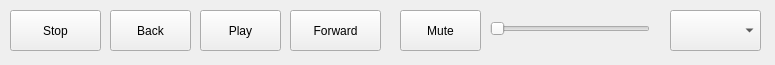
<?xml version="1.0" encoding="UTF-8"?>
<ui version="4.0">
 <class>PlayerControls</class>
 <widget class="QWidget" name="PlayerControls">
  <property name="geometry">
   <rect>
    <x>0</x>
    <y>0</y>
    <width>775</width>
    <height>65</height>
   </rect>
  </property>
  <property name="windowTitle">
   <string>Form</string>
  </property>
  <widget class="QPushButton" name="btnPlay">
   <property name="geometry">
    <rect>
     <x>200</x>
     <y>10</y>
     <width>81</width>
     <height>41</height>
    </rect>
   </property>
   <property name="text">
    <string>Play</string>
   </property>
  </widget>
  <widget class="QPushButton" name="btnMute">
   <property name="geometry">
    <rect>
     <x>400</x>
     <y>10</y>
     <width>81</width>
     <height>41</height>
    </rect>
   </property>
   <property name="text">
    <string>Mute</string>
   </property>
  </widget>
  <widget class="QPushButton" name="btnForward">
   <property name="geometry">
    <rect>
     <x>290</x>
     <y>10</y>
     <width>91</width>
     <height>41</height>
    </rect>
   </property>
   <property name="text">
    <string>Forward</string>
   </property>
  </widget>
  <widget class="QPushButton" name="btnBackward">
   <property name="geometry">
    <rect>
     <x>110</x>
     <y>10</y>
     <width>81</width>
     <height>41</height>
    </rect>
   </property>
   <property name="text">
    <string>Back</string>
   </property>
  </widget>
  <widget class="QPushButton" name="btnStop">
   <property name="geometry">
    <rect>
     <x>10</x>
     <y>10</y>
     <width>91</width>
     <height>41</height>
    </rect>
   </property>
   <property name="text">
    <string>Stop</string>
   </property>
  </widget>
  <widget class="QSlider" name="sliderVolume">
   <property name="geometry">
    <rect>
     <x>490</x>
     <y>20</y>
     <width>160</width>
     <height>18</height>
    </rect>
   </property>
   <property name="orientation">
    <enum>Qt::Horizontal</enum>
   </property>
  </widget>
  <widget class="QComboBox" name="cmbRate">
   <property name="geometry">
    <rect>
     <x>670</x>
     <y>10</y>
     <width>91</width>
     <height>41</height>
    </rect>
   </property>
  </widget>
 </widget>
 <resources/>
 <connections/>
</ui>
